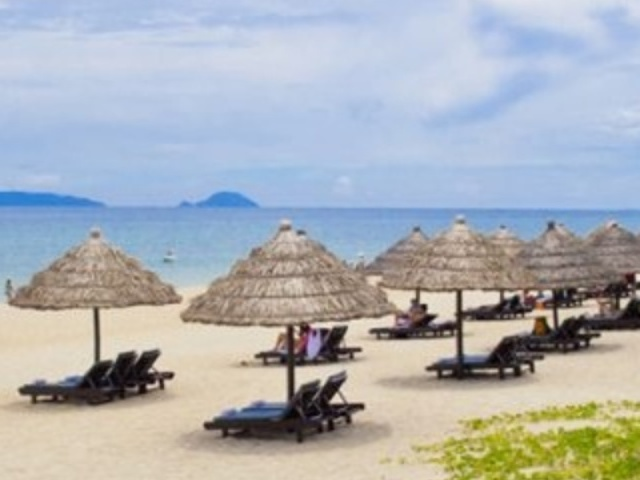
#> input picture PythonWeb/media/bien_cua_dai.jpg, 640 x 480 px; its folder holds only this picture in this run
$ python -i dataset_loader.py   (imports and definitions only)
#> lines starting #> are read from the running program, lines starting #| are printed output that depends on the picture
import os
import shutil
import numpy as np
import cv2 as cv
import random
import json

import network_config as config

# [12 lines left out: functions load_sample, make_one_host, not called in this run]

class DatasetLoader():
    x_train = None
    y_train = None
    x_test = None
    y_test = None
    dict_lables = None

    def __init__(self):
        with open(config.lable_file_name) as json_file:
            self.dict_lables = json.load(json_file)
            print("DatasetLoader dict_lables ++++++++++++")
            print(self.dict_lables)
            print("DatasetLoader dict_lables ------------")
        self.x_train_index = 0
        self.list_train_image_name = os.listdir(config.train_folder_path)
        self.list_train_image_name = random.sample(self.list_train_image_name, len(self.list_train_image_name))
        self.x_test_index = 0
        self.list_test_image_name = os.listdir(config.test_folder_path)
        self.list_test_image_name = random.sample(self.list_test_image_name, len(self.list_test_image_name))

    # [92 lines left out: functions __load_all_datasets, augmentation, load_data_train_next, load_data_test_next, not called in this run]

    def get_num_types(self):
        return self.dict_lables["num_type"]

    def get_num_train(self):
        num_train = self.dict_lables["num_train"]
        return num_train

    def get_num_test(self):
        return self.dict_lables["num_test"]

# [2 lines not run here, left out]

>>> import cv2
>>> picture = cv2.imread('../PythonWeb/media/bien_cua_dai.jpg', cv2.IMREAD_GRAYSCALE)
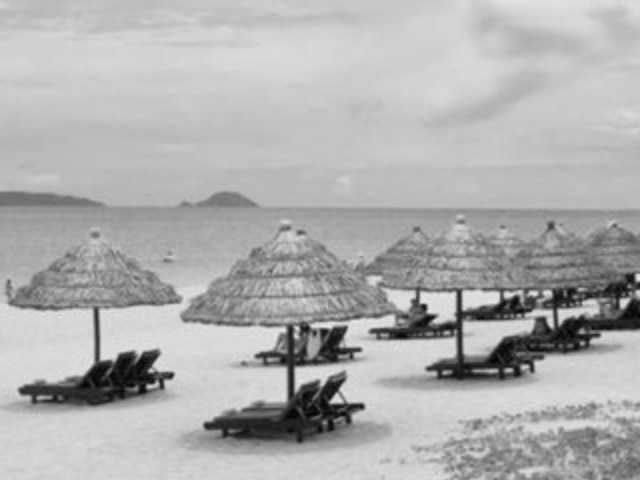
#> picture: shape (480, 640); min 2, max 235, mean 175.7
#> (the run stopped early here; a loop or call above may not have finished)

$ run again, on PythonWeb/media/bien_nam_du.jpg
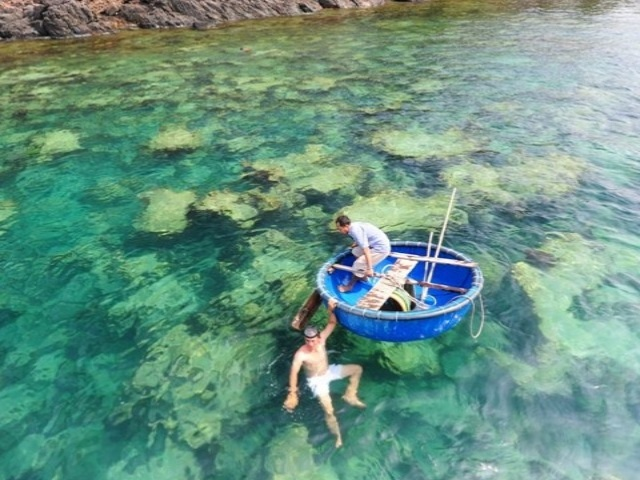
#> input picture PythonWeb/media/bien_nam_du.jpg, 640 x 480 px
#> `picture = cv2.imread('../PythonWeb/media/bien_cua_dai.jpg', cv2.IMREAD..`:
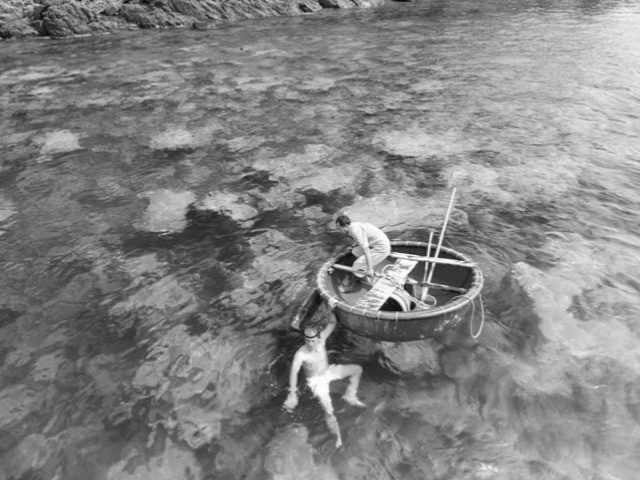
#> picture: shape (480, 640); min 8, max 255, mean 132.7

$ run again, on PythonWeb/media/bien_nha_trang.jpg
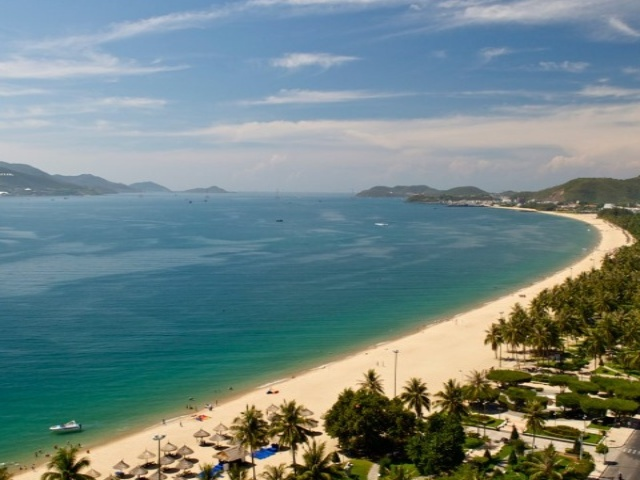
#> input picture PythonWeb/media/bien_nha_trang.jpg, 640 x 480 px
#> `picture = cv2.imread('../PythonWeb/media/bien_cua_dai.jpg', cv2.IMREAD..`:
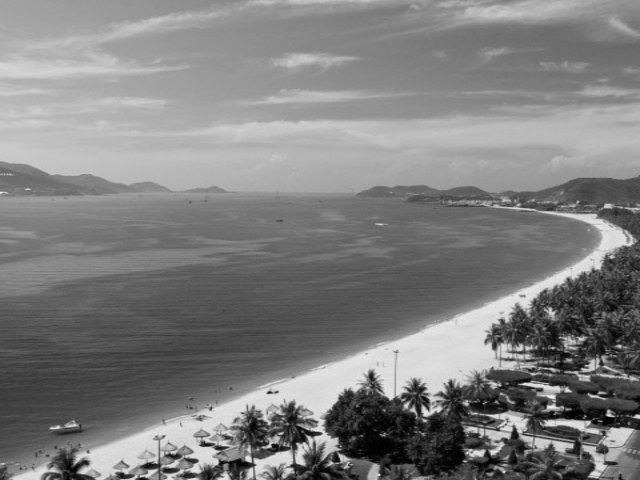
#> picture: shape (480, 640); min 0, max 246, mean 127.4

$ run again, on PythonWeb/media/binh_lieu_ha_long.jpg
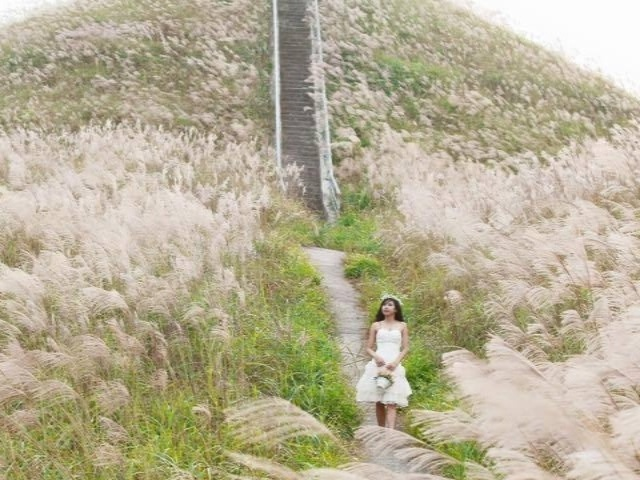
#> input picture PythonWeb/media/binh_lieu_ha_long.jpg, 640 x 480 px
#> `picture = cv2.imread('../PythonWeb/media/bien_cua_dai.jpg', cv2.IMREAD..`:
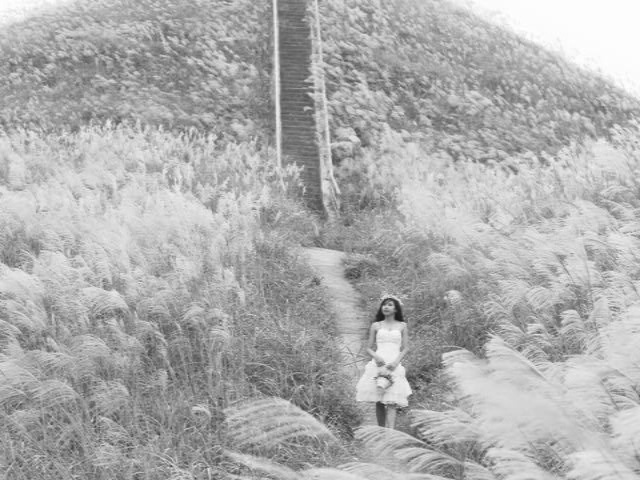
#> picture: shape (480, 640); min 27, max 255, mean 173.9
